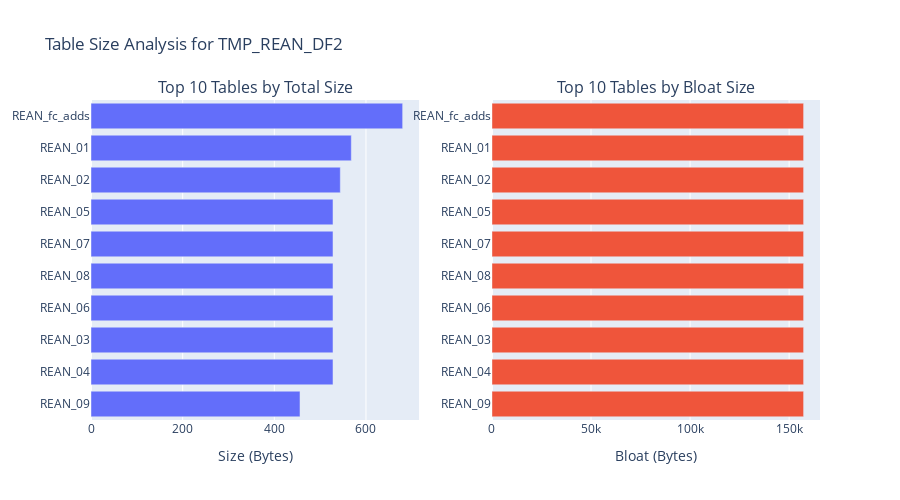

Notebook code for this chart:
### Code cell
display_header("Largest Tables by Total Size and Bloat")

if table_metrics_df is not None and not table_metrics_df.empty:
    # Convert pretty size string to bytes for sorting
    def size_to_bytes(s):
        if not isinstance(s, str): return 0
        num, unit = s.split()
        num = float(num)
        if 'KB' in unit: return num * 1024
        if 'MB' in unit: return num * 1024**2
        if 'GB' in unit: return num * 1024**3
        return num
    
    df_copy = table_metrics_df.copy()
    df_copy['total_bytes'] = df_copy['total_size'].apply(size_to_bytes)
    df_copy['bloat_bytes_val'] = df_copy['bloat_bytes']

    top_10_size = df_copy.nlargest(10, 'total_bytes')
    top_10_bloat = df_copy.nlargest(10, 'bloat_bytes_val')

    # Display tables
    display(Markdown("**Top 10 Tables by Total Size**"))
    display(top_10_size[['table_name', 'total_size', 'row_estimate']].reset_index(drop=True))
    
    display(Markdown("**Top 10 Tables by Bloat Size**"))
    display(top_10_bloat[['table_name', 'bloat_size', 'bloat_percent', 'row_estimate']].reset_index(drop=True))

    # Create subplots
    fig = make_subplots(
        rows=1, cols=2,
        subplot_titles=("Top 10 Tables by Total Size", "Top 10 Tables by Bloat Size")
    )

    fig.add_trace(go.Bar(y=top_10_size['table_name'], x=top_10_size['total_bytes'], orientation='h', name='Total Size'), row=1, col=1)
    fig.add_trace(go.Bar(y=top_10_bloat['table_name'], x=top_10_bloat['bloat_bytes_val'], orientation='h', name='Bloat Size'), row=1, col=2)
    
    fig.update_layout(title_text=f'Table Size Analysis for {DATABASE_NAME}', height=500, showlegend=False)
    fig.update_yaxes(autorange="reversed")
    fig.update_xaxes(title_text="Size (Bytes)", row=1, col=1)
    fig.update_xaxes(title_text="Bloat (Bytes)", row=1, col=2)
    fig.show()
else:
    print("No table metrics data available for plotting.")

### Figure 1 — Plotly figure (JSON) as saved in the notebook; plotly's stock layout.template omitted (floating-point values rounded to 4 significant figures)
{"data": [{"name": "Total Size", "orientation": "h", "type": "bar", "x": [680.0, 568.0, 544.0, 528.0, 528.0, 528.0, 528.0, 528.0, 528.0, 456.0], "xaxis": "x", "y": ["REAN_fc_adds", "REAN_01", "REAN_02", "REAN_05", "REAN_07", "REAN_08", "REAN_06", "REAN_03", "REAN_04", "REAN_09"], "yaxis": "y"}, {"name": "Bloat Size", "orientation": "h", "type": "bar", "x": [157300.0, 157300.0, 157300.0, 157300.0, 157300.0, 157300.0, 157300.0, 157300.0, 157300.0, 157300.0], "xaxis": "x2", "y": ["REAN_fc_adds", "REAN_01", "REAN_02", "REAN_05", "REAN_07", "REAN_08", "REAN_06", "REAN_03", "REAN_04", "REAN_09"], "yaxis": "y2"}], "layout": {"annotations": [{"font": {"size": 16}, "showarrow": false, "text": "Top 10 Tables by Total Size", "x": 0.225, "xanchor": "center", "xref": "paper", "y": 1, "yanchor": "bottom", "yref": "paper"}, {"font": {"size": 16}, "showarrow": false, "text": "Top 10 Tables by Bloat Size", "x": 0.775, "xanchor": "center", "xref": "paper", "y": 1, "yanchor": "bottom", "yref": "paper"}], "height": 500, "showlegend": false, "title": {"text": "Table Size Analysis for TMP_REAN_DF2"}, "xaxis": {"anchor": "y", "domain": [0, 0.45], "title": {"text": "Size (Bytes)"}}, "xaxis2": {"anchor": "y2", "domain": [0.55, 1], "title": {"text": "Bloat (Bytes)"}}, "yaxis": {"anchor": "x", "autorange": "reversed", "domain": [0, 1]}, "yaxis2": {"anchor": "x2", "autorange": "reversed", "domain": [0, 1]}}}
